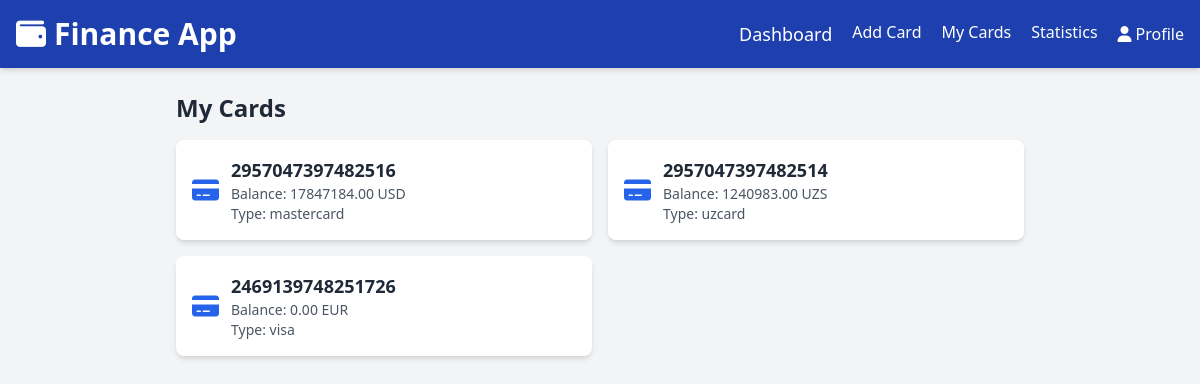
/card-list/ (signed in), run on the app's committed database.
### finance/models.py (models this page shows, shortened)
class Card(models.Model):
    user = models.ForeignKey(User, on_delete=models.CASCADE)
    card_number = models.CharField(max_length=16, unique=True)
    balance = models.DecimalField(max_digits=12, decimal_places=2, default=0)
    currency = models.CharField(max_length=3, choices=[('UZS', 'UZS'), ('USD', 'USD'), ('EUR', 'EUR')], default='UZS')
    card_type = models.CharField(max_length=20, choices=[
        ('visa', 'Visa'),
        ('mastercard', 'MasterCard'),
        ('uzcard', 'UzCard')
    ])

### finance/views.py (the view)
# urls.py: path('card-list/', card_list, name='card-list'),
@login_required
def card_list(request):
    cards = Card.objects.filter(user=request.user)
    return render(request, 'card_list.html', {'cards': cards})

### template/card_list.html (shortened to what this page needs)
<!DOCTYPE html>
<html lang="uz">
<head>
  {% load static i18n %}
  <script src="https://cdn.tailwindcss.com"></script>
  <link rel="stylesheet" href="https://cdnjs.cloudflare.com/ajax/libs/font-awesome/6.5.0/css/all.min.css">
</head>
<body class="bg-gray-100 font-sans antialiased">
  <header class="header-bg text-white p-4 flex justify-between items-center sticky top-0 z-10 shadow-md">
    <h1 class="text-2xl md:text-3xl font-bold flex items-center">
          <i class="fa-solid fa-wallet mr-2"></i> {% trans "Finance App" %}
    </h1>
    <nav class="flex space-x-3 md:space-x-5">
      <a href="{% url 'home' %}" class="hover:underline text-base md:text-lg font-medium"> Dashboard </a>
      <a href="{% url 'add-card' %}" class="hover:underline text-sm md:text-base font-medium">{% trans "Add Card" %}</a>
      <a href="{% url 'card-list' %}" class="hover:underline text-sm md:text-base font-medium">{% trans "My Cards" %}</a>
      <a href="{% url 'statistics' %}" class="hover:underline text-sm md:text-base font-medium">{% trans "Statistics" %}</a>
      <a href="{% url 'profile' %}" class="hover:underline text-sm md:text-base font-medium flex items-center">
        <i class="fa-solid fa-user mr-1"></i> {% trans "Profile" %}
      </a>
    </nav>
  </header>
  <main class="p-4 md:p-6 max-w-4xl mx-auto">
    <section class="mb-6">
      <h2 class="text-xl md:text-2xl font-bold text-gray-800 mb-4">{% trans "My Cards" %}</h2>
      <div class="grid grid-cols-1 sm:grid-cols-2 gap-4">
        {% for card in cards %}
          <div class="bg-white p-4 rounded-lg shadow-md card-hover">
            <div class="flex items-center">
              <i class="fa-solid fa-credit-card text-2xl text-blue-600 mr-3"></i>
              <div>
                <h3 class="text-lg font-semibold text-gray-800">{{ card.card_number|slice:"**** **** **** "|add:card.card_number|slice:-4 }}</h3>
                <p class="text-sm text-gray-600">{% trans "Balance" %}: {{ card.balance }} {{ card.currency }}</p>
                <p class="text-sm text-gray-600">{% trans "Type" %}: {{ card.card_type }}</p>
              </div>
            </div>
          </div>
        {% empty %}
          <p class="text-gray-500 text-sm text-center col-span-full">{% trans "No cards yet" %}</p>
        {% endfor %}
      </div>
    </section>
  </main>
</body>
</html>

### template/card_list.html (style rules this page uses)
.header-bg { background-color: #1e40af; }

### data on the page
Card: card_number|add "2957047397482516", balance "17847184.00", currency "USD", card_type "mastercard"
Card: card_number|add "2957047397482514", balance "1240983.00", currency "UZS", card_type "uzcard"
Card: card_number|add "2469139748251726", balance "0.00", currency "EUR", card_type "visa"
